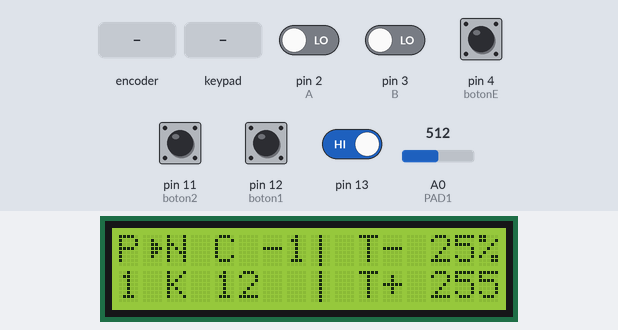
A sketch run on a simulated Arduino Uno, built with avr-gcc and run on an emulated ATmega328P. Parts: 16×2 character LCD. The test bench sets the inputs (shaded band); at power-on: pin 4 (botonE), pin 11 (boton2), pin 12 (boton1), pin 13 HIGH, pin 2 (A), pin 3 (B) LOW, A0 (PAD1) = 512. EEPROM starts erased.

Above: at 4.0 s.
4.1 s: rotary encoder on pin 2 (A) / pin 3 (B) turned 3 steps (first pin leading)
At 5.5 s:
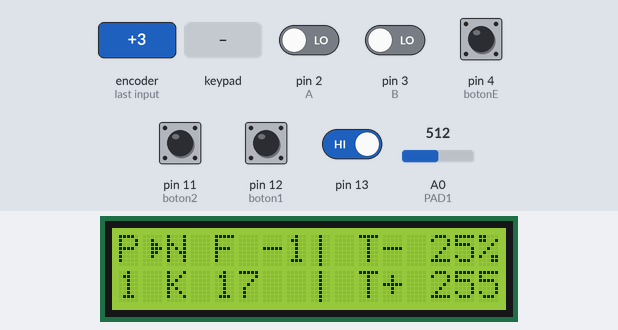
6.2 s: rotary encoder on pin 2 (A) / pin 3 (B) turned 3 steps (first pin leading)
At 7.1 s:
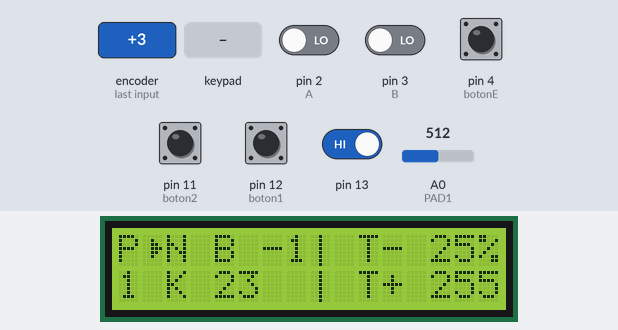
8.3 s: keypad keys 1 2 3 4 pressed 0.4 s apart
At 10.2 s:
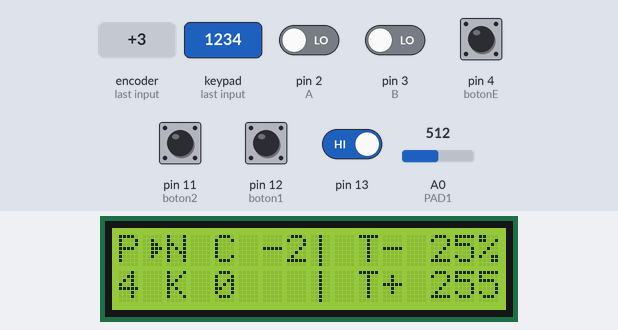
11.4 s: pin 13 driven LOW
At 12.6 s:
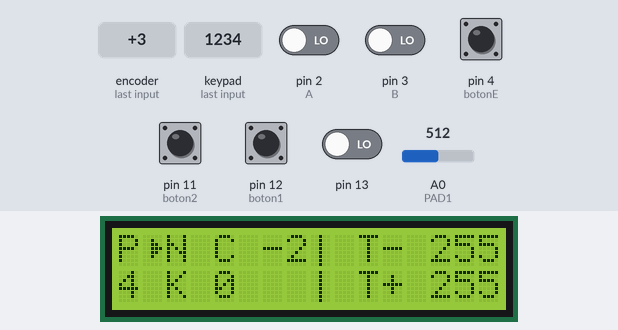
12.9 s: key '1' pressed
At 13.8 s:
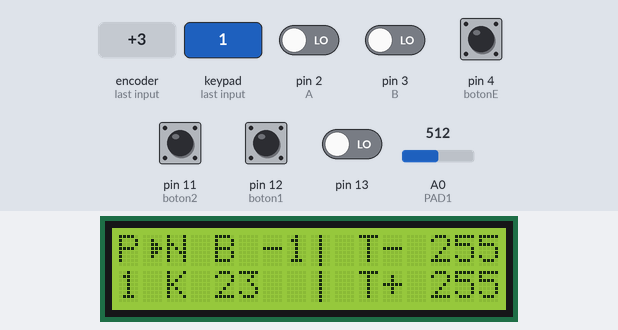
14.4 s: key '2' pressed
At 14.9 s:
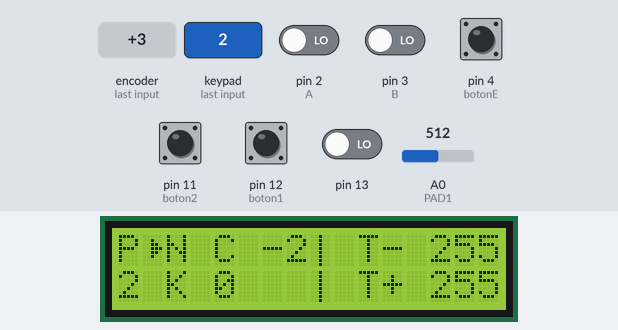
Timing chart, 0 to 16.9 s (numbered marks = the images above; inputs shaded):
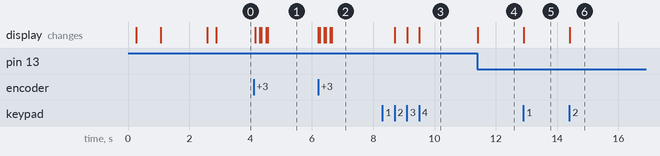

The sketch:

DrumPad_1-4.ino
```cpp
/*Electronic Drum MIDI
 * para 1 Pad.
 *
 * por: Jesus David Fabra Tapias
 * Medellín-Colombia
 * Sep-04-2023
*/
#include <MIDI.h>
#include <EEPROM.h>
#include <LiquidCrystal.h>
#include <Keypad.h>

MIDI_CREATE_DEFAULT_INSTANCE();

#define PAD1 0     //A0
#define pinTest 7  //A7 Pruebas se activa con 5v
#define A 2        //CLK
#define B 3        //DT
#define botonE 4   //boton encoder
#define boton1 12  //Up
#define boton2 11  //Down

//LCD
const int rs = 5, en = 6, d4 = 7, d5 = 8, d6 = 9, d7 = 10;
LiquidCrystal lcd(rs, en, d4, d5, d6, d7);

//CARACTERES ESPECIALES
//LOGO
byte logo1[8] = { B00000, B00000, B00000, B00001, B00010, B00000, B00000, B00000 };
byte logo2[8] = { B01010, B01010, B11011, B01010, B01010, B01010, B01010, B01010 };
byte logo3[8] = { B00000, B00000, B00000, B10000, B01000, B00000, B00000, B00010 };
byte logo4[8] = { B01000, B01000, B01000, B00100, B00100, B00010, B00001, B00000 };
byte logo5[8] = { B01011, B01010, B01010, B01010, B01010, B01010, B01010, B11011 };
byte logo6[8] = { B00010, B00010, B00010, B00100, B00100, B01000, B10000, B00000 };

byte barra[8] = { B00100, B00100, B00100, B00100, B00100, B00100, B00100, B00100 };   //Separador
byte flecha[8] = { B00000, B00100, B00110, B00111, B00110, B00100, B00000, B00000 };  //Flechita

//Memoria EEPROM
int memoryKEY[4] = { 1006, 1007, 1008, 1009 };
const int memoryThrMin = 1010;
const int memoryThrMax = 1011;

//VARIABLES
float thrMin = EEPROM.read(memoryThrMin);
float thrMax = EEPROM.read(memoryThrMax);
int KEYS[4] = { EEPROM.read(memoryKEY[0]), EEPROM.read(memoryKEY[1]), EEPROM.read(memoryKEY[2]), EEPROM.read(memoryKEY[3]) };
bool testMode;

int tMin;
int tMax;

String Notas[12] = { "C ", "C#", "D ", "D#", "E ", "F ", "F#", "G ", "G#", "A ", "A#", "B " };
String NOTA = "";
int OCTAVA;  //DE -2 A 8
int nPAD = 1;
char tecla = '1';

//velocidad del pad (voltaje de entrada)
unsigned int vPad1, vPad1Ant = 0;
bool botPulsado = false;
bool calculando = false;
int vel = 0;
bool opc, opcThr = 0;

//Temporizador de escritura EEPROM
static unsigned long escrituraAnte = 0;
unsigned long escrituraAct = 0;
const long tiempoEntraEscrit = 3500;  //milis
bool guardando = false;

//Temporizadoor de intervalo golpes
static unsigned long golpeAnterior1 = 0;
unsigned long golpeActual1 = 0;
const long intervGolpes1 = 30;  //milis

//temporitador Encoder o pulsadores
static unsigned long ultimaInterrupcion = 0;
unsigned long tiempoInterrupcion = 0;
int intervaloInterrupcion = 45;  //milisegundos

//temporitador Rebote
static unsigned long ultimoRebote = 0;
unsigned long tiempoRebote = 0;
int intervaloRebotes = 25;  //entre rebotes

//Var en funciones
float velocidad;
long numerador, denominador;

int Max = 0;  //golpe Max y a las cuantas crestas calcula
int MaxAnterior = 0;

/////teclado matricial 4x1
const byte ROWS = 1;  //four rows
const byte COLS = 4;  //three columns
char keys[ROWS][COLS] = { { '1', '2', '3', '4' } };
bool teclaPresionada = false;  // para saber si se presiono del teclado matrix
bool flagSensib, flagAnt = false;
bool LED = digitalRead(13);

byte rowPins[ROWS] = { A5 };              //connect to the row pinouts of the keypad
byte colPins[COLS] = { A3, A4, A1, A2 };  //connect to the column pinouts of the keypad

Keypad keypad = Keypad(makeKeymap(keys), rowPins, colPins, ROWS, COLS);

void setup() {
  // put your setup code here, to run once:
  lcd.begin(16, 2);
  Serial.begin(115200);
  pinMode(A, INPUT);
  pinMode(B, INPUT);
  pinMode(boton1, INPUT_PULLUP);
  pinMode(boton2, INPUT_PULLUP);
  pinMode(botonE, INPUT_PULLUP);  // boton Encoder

  //MIDI.begin(); //iniciamos transmicion Midi.
  attachInterrupt(digitalPinToInterrupt(A), encoderA, CHANGE);  // interrupcion sobre pin A con Falling
  //attachInterrupt(digitalPinToInterrupt(B), encoderB, RISING);

  //Para la primera ejecución en un nuevo arduino.
  if (thrMin < 0 || thrMin >= thrMax) { thrMin = 5; }
  if (thrMax <= thrMin || thrMax > 100) { thrMin = 25; }
  for (int i = 0; i < 4; i++) {
    if (KEYS[i] < 0 || KEYS[i] > 127) { KEYS[i] = 0; }
  }
  opc = 0;

  nPAD = tecla - 48;  //'1' char = 47 int
  NOTA = Notas[KEYS[nPAD - 1] % 12];
  OCTAVA = (KEYS[nPAD - 1] / 12) - 2;
  tMin = thrMin;
  tMax = thrMax;

  Logo();
  PantallaMain();
  LCD_refresh();
  tecla = '1';
}

void loop() {
  tecla = keypad.getKey();
  if (tecla) {
    nPAD = tecla - 48;
    teclaPresionada = true;
    LCD_refresh();
    teclaPresionada = false;
  }
  flagAnt = LED;
  LED = digitalRead(13);
  if (flagAnt != LED) {
    if (LED == false) {
      thrMin = EEPROM.read(memoryThrMin);
      thrMax = EEPROM.read(memoryThrMax);
    } else {
      thrMin = EEPROM.read(memoryThrMin) * 2;
      thrMax = EEPROM.read(memoryThrMax) * 2;
      if(thrMax > 100) thrMax = 100;
    }
    flagSensib = true;
    LCD_refresh();
    flagSensib = false;
  }

  if (guardando) Guardar();
  if (digitalRead(botonE) == LOW && botPulsado == false) {
    opc = !opc;
    botPulsado = true;
    LCD_refresh();
  }
  //Botones 1 y 2, detección de pulso.
  if (digitalRead(boton1) == HIGH && botPulsado == false) {
    if (opc == 0) {
      if (KEYS[nPAD - 1] <= 115) KEYS[nPAD - 1] = KEYS[nPAD - 1] + 12;
      else KEYS[nPAD - 1] = 127;
      LCD_refresh();
      botPulsado = true;
    } else {
      opcThr = 0;
      LCD_refresh();
      botPulsado = true;
    }
    guardando = true;
  } else if (digitalRead(boton2) == HIGH && botPulsado == false) {
    if (opc == 0) {
      if (KEYS[nPAD - 1] >= 12) KEYS[nPAD - 1] = KEYS[nPAD - 1] - 12;
      else KEYS[nPAD - 1] = 0;
      LCD_refresh();
      botPulsado = true;
    } else {
      opcThr = 1;
      LCD_refresh();
      botPulsado = true;
    }
    guardando = true;
  } else if (digitalRead(boton2) == LOW && digitalRead(boton1) == LOW && digitalRead(botonE) != LOW && botPulsado == true) {
    tiempoInterrupcion = millis();
    if (tiempoInterrupcion - ultimaInterrupcion > intervaloInterrupcion * 10) {
      botPulsado = false;
    }
  }
  vPad1Ant = vPad1;
  vPad1 = analogRead(PAD1);

  if (vPad1 > 100) Imprime();

  if (vPad1 > thrMin * 10.23) {
    CalculoGolpe();
  } else {
    Max = 0;  //listo para otro rebote
    /*if(Max > 0){
      tiempoRebote = millis();
      if (tiempoRebote - ultimoRebote > intervaloRebotes) {
        Max = 0;
      }
    ultimoRebote = tiempoRebote;
    }*/
  }
}

///// FUNCION PARA CAL. LA VELOCIDAD
void CalculoGolpe() {
  int contBajas = 0;
  int contCalculos = 0;
  golpeActual1 = millis();

  if (Max == 0 && (golpeActual1 - golpeAnterior1 > intervGolpes1) && (vPad1 - vPad1Ant) > 50) {
    if (vPad1 >= vPad1Ant) {
      calculando = 1;
      vel = 0;
    }
    while (vPad1 >= vPad1Ant && contBajas < 3 && contCalculos <= 2) {
      vPad1Ant = vPad1;
      vPad1 = analogRead(PAD1);
      if (vPad1 < vPad1Ant) {
        if (Max <= vPad1Ant) {
          //MaxAnterior = Max;
          Max = vPad1Ant;
        }
        if (vPad1 > 0) {
          vPad1Ant = vPad1 - 1;
        } else {
          vPad1Ant = 0;
        }
        contBajas++;
      } else {
        if (Max < vPad1) Max = vPad1;
        contBajas = 0;
        contCalculos++;
      }
      Imprime();
    }
    //si entró al while
    if (calculando == 1) {
      calculando = 0;
      if(Max * 2 >= MaxAnterior){
        vel = VelGolpe(Max);  //Valor máximo alcanzado , numero de pad
        if (vel > 10 ) MIDI.sendNoteOn(KEYS[nPAD - 1], vel, 1);
      }
      //MIDI.sendNoteOff(KEY, vel , 1);
      Imprime();
      MaxAnterior = Max;
      Max = 0;
      vel = 0;
      Imprime();
    }
    golpeAnterior1 = golpeActual1;  //intervalos de golpes
  }
}
int VelGolpe(int valorPad) {
  if (LED == LOW) {
    numerador = valorPad - (thrMin * 10.23);
    denominador = (thrMax - thrMin) * 10.23;
    if (numerador > 0) {
      velocidad = (numerador * 127) / denominador;
      //offset
      //velocidad += 20;
      if (velocidad > 127) velocidad = 127;
    } else {
      velocidad = 0;
    }
  } else {
    velocidad = 127;
  }
  return velocidad;
}
void encoderA() {
  tiempoInterrupcion = millis();
  if (tiempoInterrupcion - ultimaInterrupcion > intervaloInterrupcion) {  // rutina antirebote desestima
    if (digitalRead(B) != digitalRead(A))                                 // si B es HIGH, sentido horario
    {
      if (opc == 0) {
        KEYS[nPAD - 1]++;
      } else if (opcThr == 0 && thrMin < 100 && thrMin < thrMax - 1) {
        thrMin++;
      } else if (opcThr == 1 && thrMax < 100) {
        thrMax++;
      }
    } else {
      if (opc == 0) {
        KEYS[nPAD - 1]--;
      } else if (opcThr == 0 && thrMin > 0) {
        thrMin--;
      } else if (opcThr == 1 && thrMax > 0 && thrMax > thrMin + 1) {
        thrMax--;
      }
    }
    KEYS[nPAD - 1] = min(127, max(0, KEYS[nPAD - 1]));  // 0-127
    ultimaInterrupcion = tiempoInterrupcion;
    LCD_refresh();
  }
  guardando = true;
}
void LCD_refresh() {
  NOTA = Notas[KEYS[nPAD - 1] % 12];
  OCTAVA = (KEYS[nPAD - 1] / 12) - 2;

  //float a int
  tMin = thrMin;
  tMax = thrMax;

  lcd.setCursor(0, 1);
  lcd.print(nPAD);

  if (opc == 0 || teclaPresionada) {
    opcThr = 0;
    //Flechas
    if (opc == 0) {
      lcd.setCursor(1, 0);
      lcd.write(byte(7));  //arrow
      lcd.setCursor(9, 1);
      lcd.print(" ");
      lcd.setCursor(9, 0);
      lcd.print(" ");
    }
    //Variables
    lcd.setCursor(4, 0);
    lcd.print(NOTA);
    lcd.setCursor(7, 0);
    lcd.print(" ");
    lcd.setCursor(6, 0);
    lcd.print(OCTAVA);
    lcd.setCursor(5, 1);
    lcd.print("  ");
    lcd.setCursor(4, 1);
    lcd.print(KEYS[nPAD - 1]);
  } else {
    lcd.setCursor(1, 0);
    lcd.print(" ");
    if (opcThr == 0) {
      lcd.setCursor(9, 1);
      lcd.print(" ");
      lcd.setCursor(9, 0);
    } else {
      lcd.setCursor(9, 0);
      lcd.print(" ");
      lcd.setCursor(9, 1);
    }
    lcd.write(byte(7));  //arrow
  }
  if (opc == 1 || flagSensib == true) {
    if (tMin < 10) {
      lcd.setCursor(15, 0);
      lcd.print("  ");
    }
    if (tMax < 10) {
      lcd.setCursor(15, 1);
      lcd.print("  ");
    }
    lcd.setCursor(13, 0);
    lcd.print(tMin);
    lcd.print("%");
    lcd.setCursor(13, 1);
    lcd.print(tMax);
    lcd.print("%");
  }
}
void PantallaMain() {
  lcd.clear();
  //PAD #1
  lcd.setCursor(0, 0);
  lcd.print("P");
  lcd.setCursor(0, 1);
  lcd.print("1");

  //Note & Key
  lcd.setCursor(1, 0);
  lcd.write(byte(7));  //arrow
  lcd.setCursor(2, 0);
  lcd.print("N ");
  lcd.setCursor(2, 1);
  lcd.print("K ");
  //Barra separadora
  lcd.setCursor(8, 0);
  lcd.write(byte(6));
  lcd.setCursor(8, 1);
  lcd.write(byte(6));
  //thresholds
  lcd.setCursor(10, 0);
  lcd.print("T- ");
  lcd.print(tMin);
  lcd.print("%");
  lcd.setCursor(10, 1);
  lcd.print("T+ ");
  lcd.print(tMax);
  lcd.print("%");
}
void Logo() {
  //LOGO
  lcd.createChar(0, logo1);
  lcd.createChar(1, logo2);
  lcd.createChar(2, logo3);
  lcd.createChar(3, logo4);
  lcd.createChar(4, logo5);
  lcd.createChar(5, logo6);
  //Barra sep
  lcd.createChar(6, barra);
  lcd.createChar(7, flecha);

  lcd.clear();
  delay(200);
  lcd.setCursor(2, 0);
  lcd.write(byte(0));
  lcd.write(byte(1));
  lcd.write(byte(2));

  lcd.setCursor(2, 1);
  lcd.write(byte(3));
  lcd.write(byte(4));
  lcd.write(byte(5));

  delay(800);
  lcd.setCursor(6, 0);
  lcd.print("Jesus D");
  lcd.setCursor(6, 1);
  lcd.print("Fabra");
  delay(1500);
  lcd.clear();
  delay(250);
}
void Guardar() {
  escrituraAct = millis();
  if (escrituraAct - escrituraAnte > tiempoEntraEscrit) {
    if (opc == 0) {
      EEPROM.write(memoryKEY[nPAD - 1], KEYS[nPAD - 1]);
    } else {
      if (LED) {
        EEPROM.write(memoryThrMin, thrMin / 2);  //Guardar en EEPROM
        EEPROM.write(memoryThrMax, thrMax / 2);  //Guardar en EEPROM
      } else {
        EEPROM.write(memoryThrMin, thrMin);  //Guardar en EEPROM
        EEPROM.write(memoryThrMax, thrMax);  //Guardar en EEPROM
      }
    }
  }
  guardando = false;
}
void Imprime() {
  if (0) {
    Serial.print("Lectura Pad1:");
    Serial.print(vPad1);
    Serial.print("\t");
    Serial.print("Pad1 anterior:");
    Serial.print(vPad1Ant);
    Serial.print("\t");
    Serial.print("Max:");
    Serial.print(Max);
    Serial.print("\t");
    Serial.print("Tiempo:");
    Serial.print(golpeActual1 - golpeAnterior1);
    Serial.print("\t");
    Serial.print("thrMin:");
    Serial.print(thrMin * 10.23);
    Serial.print("\t");
    Serial.print("Velovicad:");
    Serial.println(vel);
  }
}
```

Measured:
- after the input at 4.1 s, the display: first changes after 0.05 s (image 1 shows a later state)
- after the input at 6.2 s, the display: first changes at once (image 2 shows a later state)
- after the input at 8.3 s, the display: first changes after 0.41 s (image 3 shows a later state)
- after the input at 11.4 s, the display: changes at once (image 4)
- after the input at 12.9 s, the display: changes at once (image 5)
- after the input at 14.4 s, the display: changes at once (image 6)
